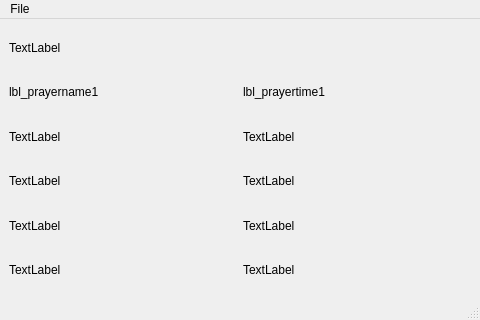
<?xml version="1.0" encoding="UTF-8"?>
<ui version="4.0">
 <class>MainWindow</class>
 <widget class="QMainWindow" name="MainWindow">
  <property name="geometry">
   <rect>
    <x>0</x>
    <y>0</y>
    <width>480</width>
    <height>320</height>
   </rect>
  </property>
  <property name="windowTitle">
   <string>AthanPy</string>
  </property>
  <widget class="QWidget" name="centralwidget">
   <layout class="QGridLayout" name="gridLayout_2">
    <item row="0" column="0">
     <layout class="QGridLayout" name="gridLayout">
      <item row="2" column="0">
       <widget class="QLabel" name="lbl_prayername2">
        <property name="text">
         <string>TextLabel</string>
        </property>
       </widget>
      </item>
      <item row="1" column="1">
       <widget class="QLabel" name="lbl_prayertime1">
        <property name="text">
         <string>lbl_prayertime1</string>
        </property>
       </widget>
      </item>
      <item row="2" column="1">
       <widget class="QLabel" name="lbl_prayertime2">
        <property name="text">
         <string>TextLabel</string>
        </property>
       </widget>
      </item>
      <item row="5" column="1">
       <widget class="QLabel" name="lbl_prayertime5">
        <property name="text">
         <string>TextLabel</string>
        </property>
       </widget>
      </item>
      <item row="1" column="0">
       <widget class="QLabel" name="lbl_prayername1">
        <property name="text">
         <string>lbl_prayername1</string>
        </property>
       </widget>
      </item>
      <item row="0" column="0" colspan="2">
       <widget class="QLabel" name="txt_date">
        <property name="text">
         <string>TextLabel</string>
        </property>
       </widget>
      </item>
      <item row="4" column="0">
       <widget class="QLabel" name="lbl_prayername4">
        <property name="text">
         <string>TextLabel</string>
        </property>
       </widget>
      </item>
      <item row="5" column="0">
       <widget class="QLabel" name="lbl_prayername5">
        <property name="text">
         <string>TextLabel</string>
        </property>
       </widget>
      </item>
      <item row="3" column="1">
       <widget class="QLabel" name="lbl_prayertime3">
        <property name="text">
         <string>TextLabel</string>
        </property>
       </widget>
      </item>
      <item row="3" column="0">
       <widget class="QLabel" name="lbl_prayername3">
        <property name="text">
         <string>TextLabel</string>
        </property>
       </widget>
      </item>
      <item row="4" column="1">
       <widget class="QLabel" name="lbl_prayertime4">
        <property name="text">
         <string>TextLabel</string>
        </property>
       </widget>
      </item>
     </layout>
    </item>
   </layout>
  </widget>
  <widget class="QMenuBar" name="menubar">
   <property name="geometry">
    <rect>
     <x>0</x>
     <y>0</y>
     <width>480</width>
     <height>20</height>
    </rect>
   </property>
   <widget class="QMenu" name="menuFile">
    <property name="title">
     <string>File</string>
    </property>
    <addaction name="actionSettings"/>
    <addaction name="actionQuit"/>
   </widget>
   <addaction name="menuFile"/>
  </widget>
  <widget class="QStatusBar" name="statusbar"/>
  <action name="actionSettings">
   <property name="text">
    <string>Settings</string>
   </property>
  </action>
  <action name="actionQuit">
   <property name="text">
    <string>Quit</string>
   </property>
  </action>
 </widget>
 <resources/>
 <connections/>
</ui>
